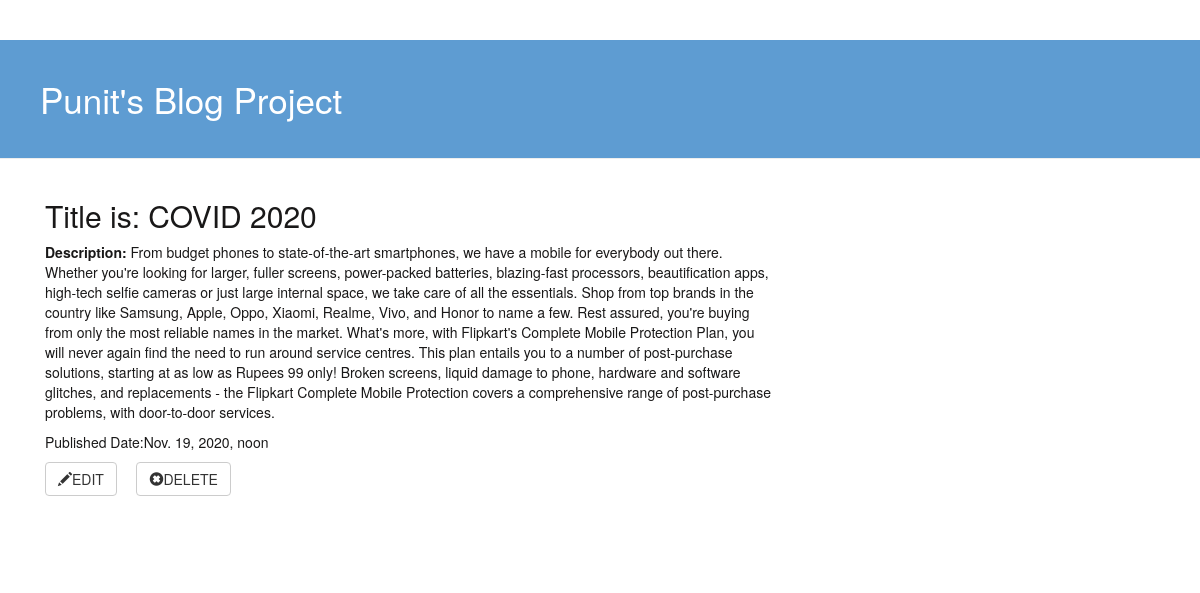
Screenshot of /post_detail/7/ with the database file from the repository.
### blog/models.py (models this page shows, shortened)
class BlogPost(models.Model):
    author = models.ForeignKey(settings.AUTH_USER_MODEL,on_delete=models.CASCADE)
    title = models.CharField(max_length=200)
    text = models.TextField()
    created_date = models.DateTimeField(default=timezone.now)
    published_date = models.DateTimeField(blank=True,null=True)

### blog/views.py (the view)
# urls.py: path('post_detail/<int:pk>/',views.post_detail,name='post_detail'),
def post_detail(request,pk):
    post = get_object_or_404(BlogPost,pk=pk)
    return render(request,'blog_pages/post_detail.html',{'post':post})

### blog/templates/blog_pages/post_detail.html (shortened to what this page needs)
{% extends 'blog_pages/base.html' %}
{% block content %}
    <div class="post">
                <div class="information">
                    <h2>Title is: {{ post.title }}</h2>
                    <p><b>Description: </b> {{ post.text }}</p>
                    <p>Published Date:{{ post.published_date }}</p>
                    <a class="btn btn-default" href="{% url 'post_edit' pk=post.pk %}"><span class="glyphicon glyphicon-pencil"></span>EDIT</a>
                    <a class="btn btn-default" href="{% url 'post_remove' pk=post.pk %}"><span class="glyphicon glyphicon-remove-sign"></span>DELETE</a>
                </div>
            </div>
{% endblock %}

### blog/static/css/blog.css (style rules this page uses)
h1,h2 { font-family: 'Raleway', sans-serif; }
.information { color:#191818; }
.post { margin-bottom:70px; }

### rows the page displays
BlogPost: title "COVID 2020", text "From budget phones to state-of-the-art smartphones, we have a mobile for everybody out there. Whether you're looking for larger, fuller screens, power-packed batteries, blazing-fast processors, beautification apps, high-tech selfie cameras or just large internal space, we take care of all the essentials. Shop from top brands in the country like Samsung, Apple, Oppo, Xiaomi, Realme, Vivo, and Honor to name a few. Rest assured, you're buying from only the most reliable names in the market. What's more, with Flipkart's Complete Mobile Protection Plan, you will never again find the need to run around service centres. This plan entails you to a number of post-purchase solutions, starting at as…", published_date "Nov. 19, 2020, noon"
